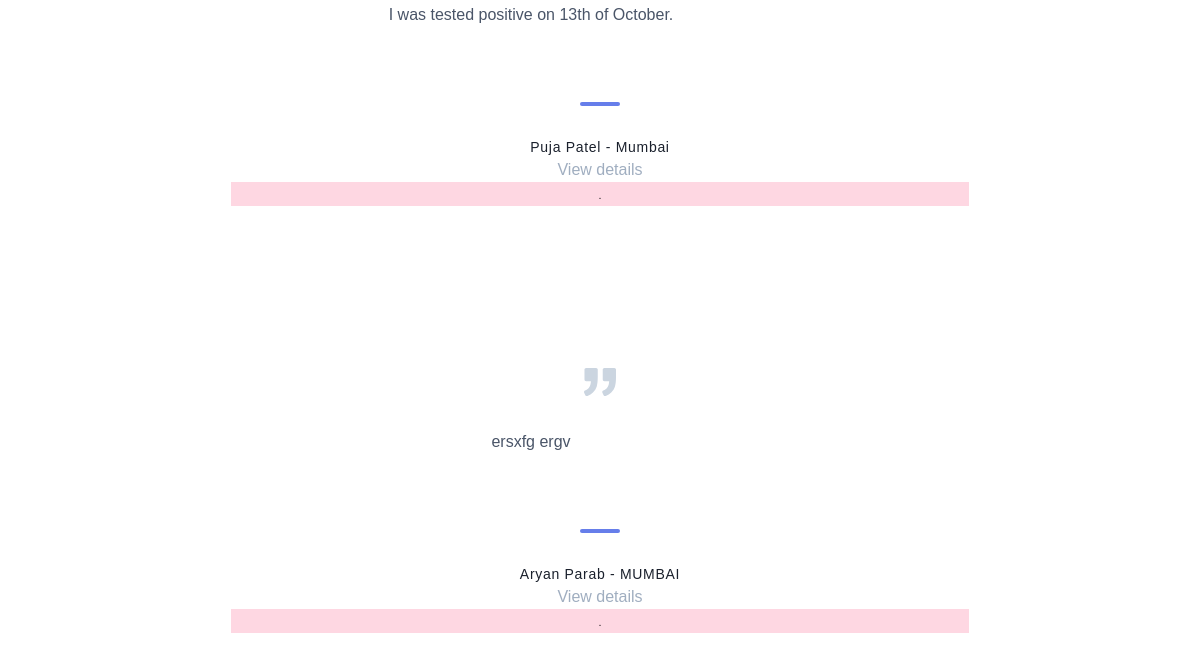
The app's page /Moderate/ (lower part), older data.
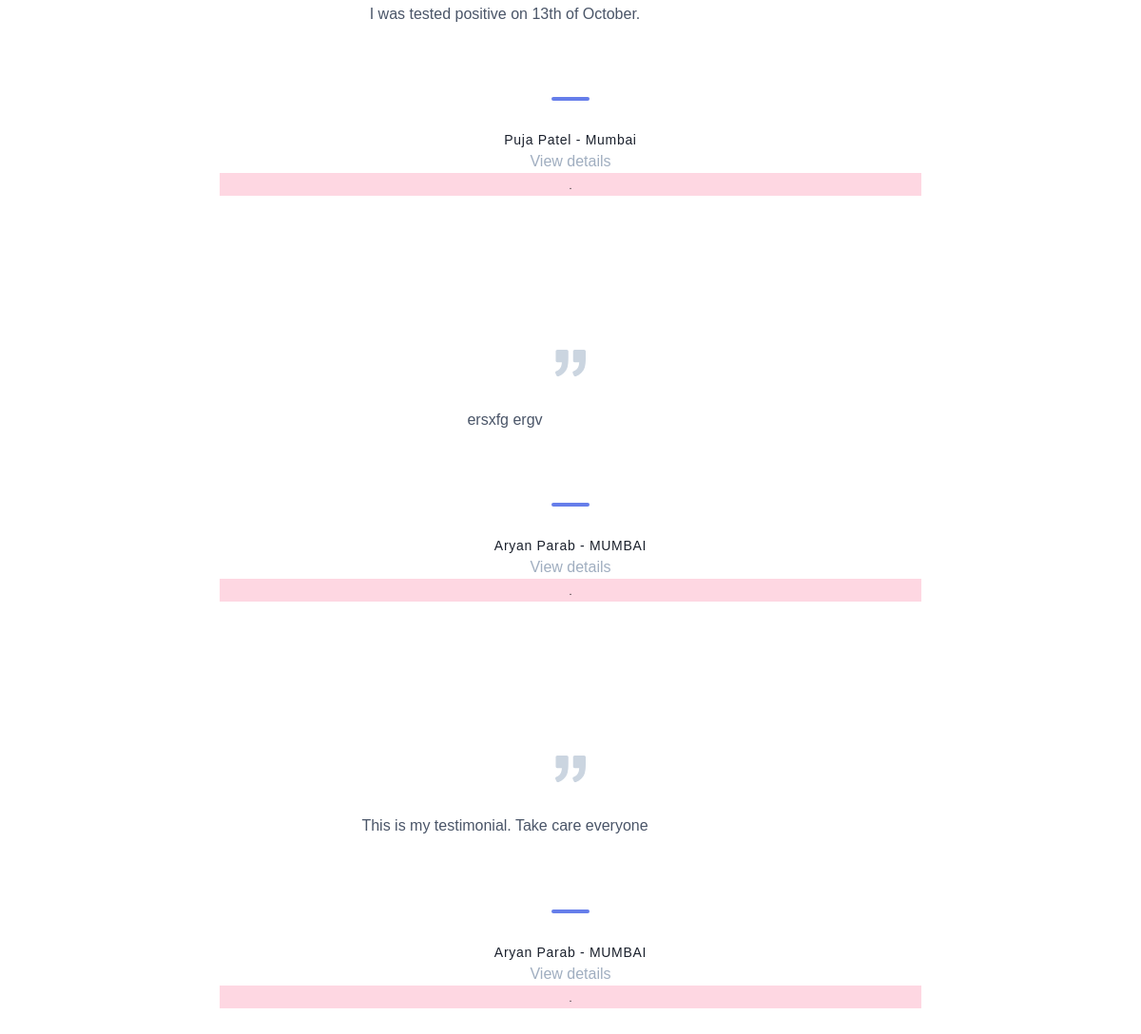
The same page, newer data.
### page/models.py (models this page shows, shortened)
class Article(models.Model):
	user = models.ForeignKey(settings.AUTH_USER_MODEL,
		on_delete=models.CASCADE,blank=True,null=True)
	name = models.CharField(max_length=25,default="",null=False,blank=False)
	email = models.EmailField(default="",null=False,blank=False)
	state =	models.CharField(max_length=20,default="",null=False,blank=False)
	city =	models.CharField(max_length=20,default="",null=False,blank=False)
	type_of_case =	models.CharField(max_length=20, default="")
	age_group =		models.CharField(max_length=20, default="")
	description =	models.TextField(default="",null=False,blank=False)
	def get_absolute_url(self):
		return reverse("page:page-detail",kwargs={"id":self.id})

### page/views.py (the view)
# urls.py: path("Moderate/",ArticleListViewModerate,name="page-Moderate"),
def ArticleListViewModerate(request):
	qs = Article.objects.filter(type_of_case__icontains='Moderate')
	template_name='Moderate.html'
	keyword_search = request.GET.get("search_keyword")
	if keyword_search != '' and keyword_search is not None:
		qs=qs.filter(name__icontains=keyword_search) | qs.filter(city__icontains=keyword_search )|qs.filter(state__icontains=keyword_search)|qs.filter(description__icontains=keyword_search)
	context = {
	"qs" : qs
	}
	return render(request,template_name,context )

### templates/Moderate.html (shortened to what this page needs)
    {% extends 'index.html' %}
       {% block content %}
<body>
  <br>
  {%for i in qs%}
  <section class="text-gray-700 body-font">
  <div class="container px-5 py-20 mx-auto">
    <div class="xl:w-1/2 lg:w-3/4 w-full mx-auto text-center">
      <p  style="width: 600px;
  overflow: hidden;height: 4.2em;
  text-overflow: -o-ellipsis-lastline;">{{i.description}}</p>
      <span class="inline-block h-1 w-10 rounded bg-indigo-500 mt-8 mb-6"></span>
      <h2 class="text-gray-900 font-medium title-font tracking-wider text-sm">{{i.name}} - {{i.city}}</h2>
     <a href='{{i.get_absolute_url}}'><p class="text-gray-500">View details</p></a>
	 <section class="text-gray-700 body-font bg-pink-200">
        <h1><center><font face ="DIN Next Light" size = "1" color="black">.</font></center></h1>
    </section>
    </div>
  </div>
</section>
  {% endfor %}
</body>
{% endblock %}

Row changes from the older to the newer data that the page shows:
added Article: description "This is my testimonial. Take care everyone", name "Aryan Parab", city "MUMBAI"
